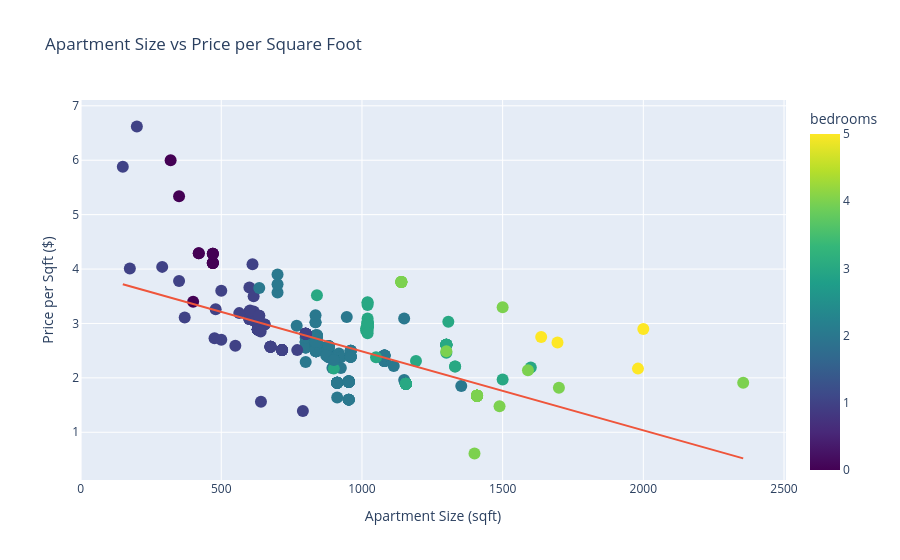

Notebook code for this chart:
### Code cell
fig = px.scatter(
    df,
    x="sqft",
    y="price_per_sqft",
    color="bedrooms",
    color_continuous_scale="Viridis",
    title="Apartment Size vs Price per Square Foot",
    trendline="ols",
    labels={
        "sqft": "Apartment Size (sqft)",
        "price_per_sqft": "Price per Sqft ($)"
    }
)

fig.update_traces(marker=dict(size=12))

fig.show()

### Figure 1 — Plotly figure (JSON) as saved in the notebook; plotly's stock layout.template omitted (floating-point values rounded to 4 significant figures; data arrays with more than 128 entries replaced by an {"elided": "..."} marker saying what was removed)
{"data": [{"hovertemplate": "Apartment Size (sqft)=%{x}<br>Price per Sqft ($)=%{y}<br>bedrooms=%{marker.color}<extra></extra>", "legendgroup": "", "marker": {"color": {"elided": "376 int values"}, "coloraxis": "coloraxis", "size": 12, "symbol": "circle"}, "mode": "markers", "name": "", "orientation": "v", "showlegend": false, "type": "scatter", "x": {"elided": "376 float values"}, "xaxis": "x", "y": {"elided": "376 float values"}, "yaxis": "y"}, {"hovertemplate": "<b>OLS trendline</b><br>price_per_sqft = -0.0014513 * sqft + 3.93767<br>R<sup>2</sup>=0.372982<br><br>Apartment Size (sqft)=%{x}<br>Price per Sqft ($)=%{y} <b>(trend)</b><extra></extra>", "legendgroup": "", "marker": {"size": 12, "symbol": "circle"}, "mode": "lines", "name": "", "showlegend": false, "type": "scatter", "x": {"elided": "353 float values"}, "xaxis": "x", "y": {"elided": "353 float values"}, "yaxis": "y"}], "layout": {"coloraxis": {"colorbar": {"title": {"text": "bedrooms"}}, "colorscale": [[0, "#440154"], [0.1111, "#482878"], [0.2222, "#3e4989"], [0.3333, "#31688e"], [0.4444, "#26828e"], [0.5556, "#1f9e89"], [0.6667, "#35b779"], [0.7778, "#6ece58"], [0.8889, "#b5de2b"], [1, "#fde725"]]}, "legend": {"tracegroupgap": 0}, "title": {"text": "Apartment Size vs Price per Square Foot"}, "xaxis": {"anchor": "y", "domain": [0, 1], "title": {"text": "Apartment Size (sqft)"}}, "yaxis": {"anchor": "x", "domain": [0, 1], "title": {"text": "Price per Sqft ($)"}}}}
